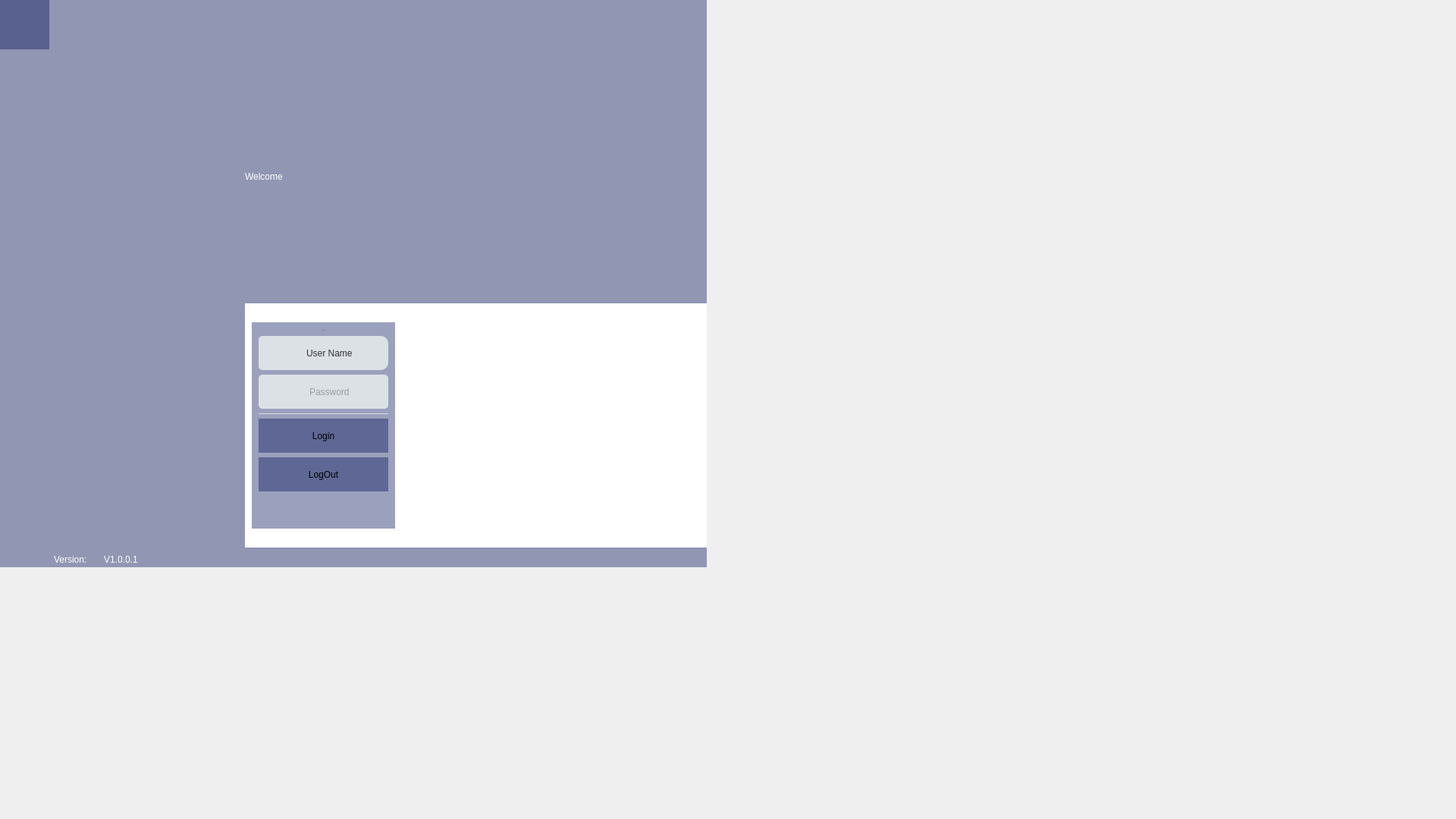
<?xml version="1.0" encoding="UTF-8"?>
<ui version="4.0">
 <class>MainLoginWgt</class>
 <widget class="QWidget" name="MainLoginWgt">
  <property name="geometry">
   <rect>
    <x>0</x>
    <y>0</y>
    <width>1920</width>
    <height>1080</height>
   </rect>
  </property>
  <property name="minimumSize">
   <size>
    <width>1920</width>
    <height>1080</height>
   </size>
  </property>
  <property name="maximumSize">
   <size>
    <width>1920</width>
    <height>1080</height>
   </size>
  </property>
  <property name="windowTitle">
   <string>RAG-Qt</string>
  </property>
  <layout class="QGridLayout" name="gridLayout_7">
   <property name="leftMargin">
    <number>0</number>
   </property>
   <property name="topMargin">
    <number>0</number>
   </property>
   <property name="rightMargin">
    <number>0</number>
   </property>
   <property name="bottomMargin">
    <number>0</number>
   </property>
   <item row="0" column="0">
    <widget class="QStackedWidget" name="stackedWidget">
     <property name="minimumSize">
      <size>
       <width>1920</width>
       <height>1080</height>
      </size>
     </property>
     <property name="maximumSize">
      <size>
       <width>1920</width>
       <height>1080</height>
      </size>
     </property>
     <widget class="QWidget" name="page">
      <property name="minimumSize">
       <size>
        <width>1920</width>
        <height>1080</height>
       </size>
      </property>
      <property name="maximumSize">
       <size>
        <width>1920</width>
        <height>1080</height>
       </size>
      </property>
      <property name="styleSheet">
       <string notr="true"/>
      </property>
      <layout class="QGridLayout" name="gridLayout_8">
       <property name="leftMargin">
        <number>0</number>
       </property>
       <property name="topMargin">
        <number>0</number>
       </property>
       <property name="rightMargin">
        <number>0</number>
       </property>
       <property name="bottomMargin">
        <number>0</number>
       </property>
       <item row="0" column="0">
        <widget class="QWidget" name="wgtBackImage" native="true">
         <property name="minimumSize">
          <size>
           <width>1920</width>
           <height>1080</height>
          </size>
         </property>
         <property name="maximumSize">
          <size>
           <width>1920</width>
           <height>1080</height>
          </size>
         </property>
         <property name="styleSheet">
          <string notr="true">QWidget{background-image: url(:/SVG/login_back.jpg);}
</string>
         </property>
        </widget>
       </item>
      </layout>
      <widget class="QWidget" name="wgtBackWnd" native="true">
       <property name="geometry">
        <rect>
         <x>0</x>
         <y>0</y>
         <width>932</width>
         <height>748</height>
        </rect>
       </property>
       <property name="styleSheet">
        <string notr="true">QWidget{background-color:rgba(4,17,90,0.40);border-style:none;}</string>
       </property>
       <layout class="QGridLayout" name="gridLayout_2">
        <item row="3" column="2">
         <widget class="QLabel" name="lblVersion">
          <property name="minimumSize">
           <size>
            <width>180</width>
            <height>20</height>
           </size>
          </property>
          <property name="maximumSize">
           <size>
            <width>80</width>
            <height>20</height>
           </size>
          </property>
          <property name="styleSheet">
           <string notr="true">QLabel{background-color:transparent;
font: 75 14px &quot;微软雅黑&quot;;
color: #FFFFFF;
text-align: center;
}</string>
          </property>
          <property name="text">
           <string>V1.0.0.1</string>
          </property>
          <property name="alignment">
           <set>Qt::AlignLeading|Qt::AlignLeft|Qt::AlignVCenter</set>
          </property>
         </widget>
        </item>
        <item row="2" column="3" colspan="2">
         <widget class="QWidget" name="LayoutWgt" native="true">
          <property name="styleSheet">
           <string notr="true">QWidget#LayoutWgt{background-color: rgb(255, 255, 255);}
</string>
          </property>
          <layout class="QVBoxLayout" name="verticalLayout">
           <item>
            <widget class="QWidget" name="wgtLogin" native="true">
             <property name="sizePolicy">
              <sizepolicy hsizetype="Fixed" vsizetype="Fixed">
               <horstretch>0</horstretch>
               <verstretch>0</verstretch>
              </sizepolicy>
             </property>
             <property name="autoFillBackground">
              <bool>false</bool>
             </property>
             <property name="styleSheet">
              <string notr="true">QWidget#wgt_Login{background-color:rgb(255, 255, 255);
border-radius: 6px;}</string>
             </property>
             <layout class="QVBoxLayout" name="verticalLayout_2">
              <item>
               <widget class="QLabel" name="lblTitle">
                <property name="sizePolicy">
                 <sizepolicy hsizetype="Expanding" vsizetype="Expanding">
                  <horstretch>0</horstretch>
                  <verstretch>0</verstretch>
                 </sizepolicy>
                </property>
                <property name="font">
                 <font>
                  <family>微软雅黑</family>
                  <pointsize>-1</pointsize>
                  <weight>50</weight>
                  <italic>false</italic>
                  <bold>false</bold>
                 </font>
                </property>
                <property name="styleSheet">
                 <string notr="true">QLabel{background-color:transparent;font: 24px &quot;微软雅黑&quot;;color: #2D3238;text-align: center;line-height: 32px;}</string>
                </property>
                <property name="text">
                 <string>RAG-Qt</string>
                </property>
                <property name="alignment">
                 <set>Qt::AlignHCenter|Qt::AlignTop</set>
                </property>
                <property name="wordWrap">
                 <bool>true</bool>
                </property>
               </widget>
              </item>
              <item>
               <layout class="QHBoxLayout" name="horizontalLayout">
                <property name="spacing">
                 <number>0</number>
                </property>
                <item>
                 <widget class="QLabel" name="lblAccount">
                  <property name="minimumSize">
                   <size>
                    <width>45</width>
                    <height>45</height>
                   </size>
                  </property>
                  <property name="maximumSize">
                   <size>
                    <width>45</width>
                    <height>16777215</height>
                   </size>
                  </property>
                  <property name="styleSheet">
                   <string notr="true">QLabel{border-style:inside;
border-top-left-radius:5px;
border-bottom-left-radius:5px;
background-color:#DCE1E6;
}</string>
                  </property>
                  <property name="text">
                   <string/>
                  </property>
                  <property name="pixmap">
                   <pixmap>:/icons/login_user</pixmap>
                  </property>
                  <property name="scaledContents">
                   <bool>false</bool>
                  </property>
                  <property name="alignment">
                   <set>Qt::AlignCenter</set>
                  </property>
                 </widget>
                </item>
                <item>
                 <widget class="QComboBox" name="cmbAccount">
                  <property name="minimumSize">
                   <size>
                    <width>0</width>
                    <height>45</height>
                   </size>
                  </property>
                  <property name="styleSheet">
                   <string notr="true">QComboBox{
        border-top-left-radius: 0px;
        border-top-right-radius: 10px;
        border-bottom-left-radius: 0px;
        border-bottom-right-radius: 10px;
        font: 16px &quot;微软雅黑&quot;;
        padding-left:18px;
        color:#333333 ;
        background-color:#DCE1E6;
}

QComboBox QAbstractItemView{
        outline: 0px solid gray;
	padding-left: 15px;
	border-top-left-radius: 0px;
	border-top-right-radius: 0px;
	border-bottom-left-radius: 10px;
	border-bottom-right-radius: 10px;
        font: 16px &quot;微软雅黑&quot;;
        background-color: rgb(255, 255, 255);
        selection-background-color: rgb(163, 200, 93);
}

QComboBox QAbstractItemView::item:selected
{
        background-color: rgb(163, 200, 93);
        color: rgb(255, 255, 255);
}

QComboBox::drop-down{
	width: 35px;
	border:none;
}

QComboBox::down-arrow{
        image: url(:/SVG/comBox_arrow.svg);
	height: 17px;
	width: 18px;
}



QComboBox QAbstractScrollArea QScrollBar:vertical {
    width: 10px;
    background-color: rgb(255, 255, 255);   
}

QComboBox QAbstractScrollArea QScrollBar::handle:vertical {
    border-radius: 5px;   
    background: rgb(160,160,160);   
}

QComboBox QAbstractScrollArea QScrollBar::handle:vertical:hover {
    background: rgb(125, 125, 125);  
}
</string>
                  </property>
                  <property name="editable">
                   <bool>false</bool>
                  </property>
                  <property name="iconSize">
                   <size>
                    <width>30</width>
                    <height>30</height>
                   </size>
                  </property>
                  <property name="placeholderText">
                   <string>User Name</string>
                  </property>
                  <property name="duplicatesEnabled">
                   <bool>true</bool>
                  </property>
                 </widget>
                </item>
               </layout>
              </item>
              <item>
               <layout class="QHBoxLayout" name="horizontalLayout_2">
                <property name="spacing">
                 <number>0</number>
                </property>
                <item>
                 <widget class="QLabel" name="lblPassword">
                  <property name="minimumSize">
                   <size>
                    <width>45</width>
                    <height>45</height>
                   </size>
                  </property>
                  <property name="maximumSize">
                   <size>
                    <width>45</width>
                    <height>16777215</height>
                   </size>
                  </property>
                  <property name="styleSheet">
                   <string notr="true">QLabel{border-style:inside;
border-top-left-radius:5px;
border-bottom-left-radius:5px;
background-color:#DCE1E6;
}</string>
                  </property>
                  <property name="text">
                   <string/>
                  </property>
                  <property name="pixmap">
                   <pixmap>:/icons/login_password</pixmap>
                  </property>
                  <property name="alignment">
                   <set>Qt::AlignCenter</set>
                  </property>
                 </widget>
                </item>
                <item>
                 <widget class="QLineEdit" name="editPassword">
                  <property name="minimumSize">
                   <size>
                    <width>0</width>
                    <height>45</height>
                   </size>
                  </property>
                  <property name="styleSheet">
                   <string notr="true">QLineEdit{
	border-style:none;
	border-top-right-radius:5px;
	border-bottom-right-radius:5px;
	font: 16px &quot;微软雅黑&quot;;
	background-color:#DCE1E6;
	color:rgb(88, 88, 88);
	text-align: right;
    padding-left:20px;
}</string>
                  </property>
                  <property name="maxLength">
                   <number>30</number>
                  </property>
                  <property name="echoMode">
                   <enum>QLineEdit::Password</enum>
                  </property>
                  <property name="placeholderText">
                   <string>Password</string>
                  </property>
                 </widget>
                </item>
               </layout>
              </item>
              <item>
               <widget class="QLabel" name="lblDividingLines">
                <property name="maximumSize">
                 <size>
                  <width>16777215</width>
                  <height>1</height>
                 </size>
                </property>
                <property name="sizeIncrement">
                 <size>
                  <width>320</width>
                  <height>1</height>
                 </size>
                </property>
                <property name="styleSheet">
                 <string notr="true">background-color: rgb(221, 221, 221);</string>
                </property>
                <property name="text">
                 <string/>
                </property>
               </widget>
              </item>
              <item>
               <widget class="FunctnPressButton" name="btnLogIn">
                <property name="enabled">
                 <bool>true</bool>
                </property>
                <property name="minimumSize">
                 <size>
                  <width>0</width>
                  <height>45</height>
                 </size>
                </property>
                <property name="text">
                 <string>Login</string>
                </property>
                <property name="checkable">
                 <bool>true</bool>
                </property>
               </widget>
              </item>
              <item>
               <widget class="FunctnPressButton" name="btnCancle">
                <property name="minimumSize">
                 <size>
                  <width>0</width>
                  <height>45</height>
                 </size>
                </property>
                <property name="focusPolicy">
                 <enum>Qt::NoFocus</enum>
                </property>
                <property name="text">
                 <string>LogOut</string>
                </property>
                <property name="checkable">
                 <bool>true</bool>
                </property>
               </widget>
              </item>
              <item>
               <spacer name="verticalSpacer_2">
                <property name="orientation">
                 <enum>Qt::Vertical</enum>
                </property>
                <property name="sizeHint" stdset="0">
                 <size>
                  <width>20</width>
                  <height>40</height>
                 </size>
                </property>
               </spacer>
              </item>
             </layout>
            </widget>
           </item>
          </layout>
         </widget>
        </item>
        <item row="3" column="1">
         <widget class="QLabel" name="lblVersionTip">
          <property name="minimumSize">
           <size>
            <width>60</width>
            <height>20</height>
           </size>
          </property>
          <property name="maximumSize">
           <size>
            <width>60</width>
            <height>20</height>
           </size>
          </property>
          <property name="styleSheet">
           <string notr="true">QLabel{background-color:transparent;
font: 75 14px &quot;微软雅黑&quot;;
color: #FFFFFF;
text-align: center;
}</string>
          </property>
          <property name="text">
           <string>Version:</string>
          </property>
         </widget>
        </item>
        <item row="0" column="0">
         <widget class="QLabel" name="lblLogoTip">
          <property name="minimumSize">
           <size>
            <width>65</width>
            <height>65</height>
           </size>
          </property>
          <property name="maximumSize">
           <size>
            <width>65</width>
            <height>65</height>
           </size>
          </property>
          <property name="autoFillBackground">
           <bool>false</bool>
          </property>
          <property name="styleSheet">
           <string notr="true">QLabel#lbl_LogoTip{
image: url(:/SVG/login_logo.png);
background: rgba(4,17,90,0.40);
border:none;}
</string>
          </property>
          <property name="text">
           <string/>
          </property>
          <property name="scaledContents">
           <bool>true</bool>
          </property>
          <property name="alignment">
           <set>Qt::AlignCenter</set>
          </property>
         </widget>
        </item>
        <item row="1" column="3" colspan="2">
         <widget class="QLabel" name="lblWelcome">
          <property name="styleSheet">
           <string notr="true">QLabel{background-color:transparent;
font: 75 36px &quot;微软雅黑&quot;;
color: #FFFFFF;
text-align: center;
}</string>
          </property>
          <property name="text">
           <string>Welcome</string>
          </property>
         </widget>
        </item>
       </layout>
      </widget>
      <zorder>wgtBackImage</zorder>
      <zorder>wgtBackWnd</zorder>
     </widget>
    </widget>
   </item>
  </layout>
 </widget>
 <customwidgets>
  <customwidget>
   <class>FunctnPressButton</class>
   <extends>QPushButton</extends>
   <header>FunctnPressButton.h</header>
  </customwidget>
 </customwidgets>
 <resources/>
 <connections/>
</ui>
